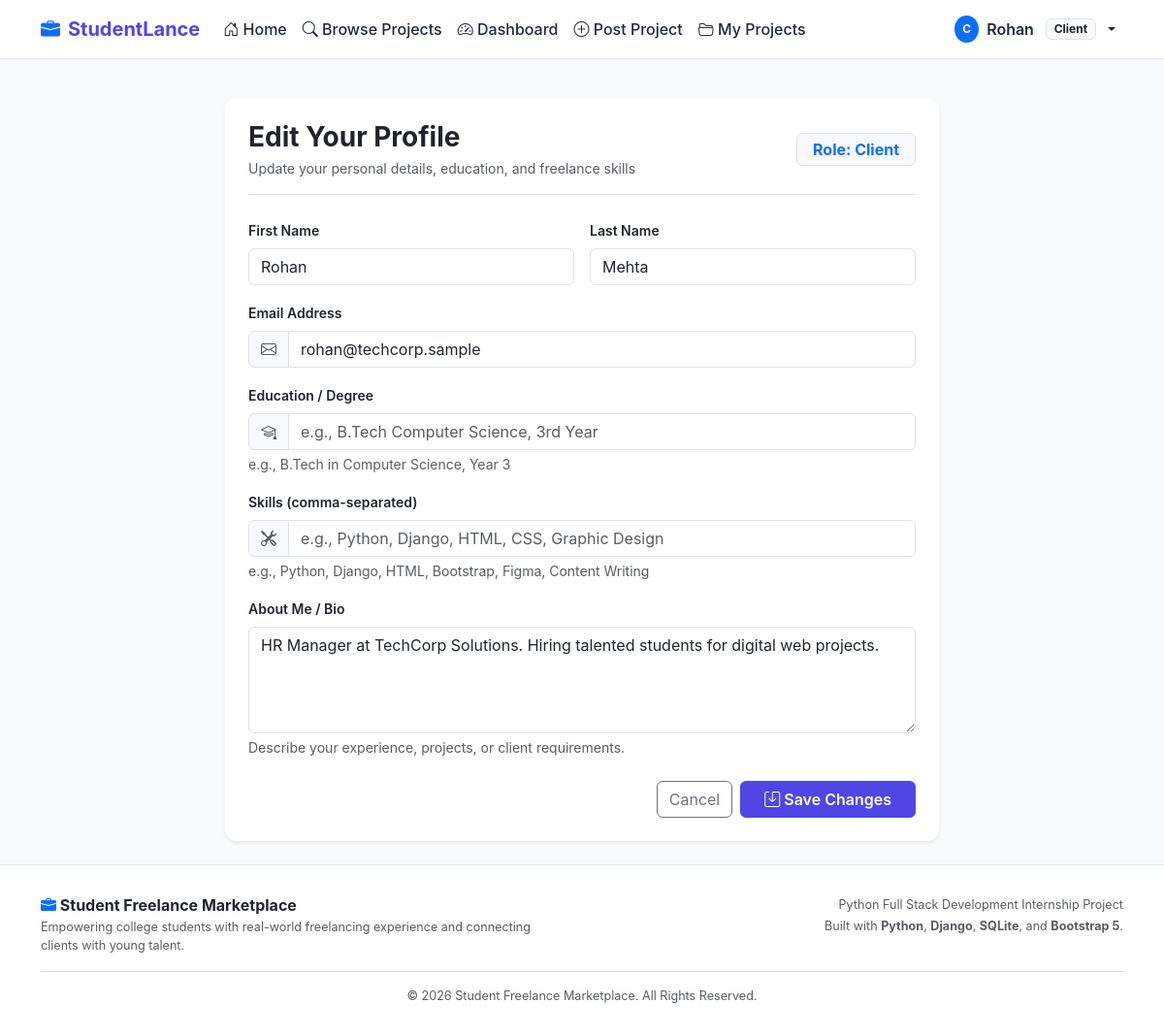
The app's page /profile/edit/ (signed in) with its own data.
### marketplace/models.py (models this page shows, shortened)
class Profile(models.Model):
    ROLE_CHOICES = [
        ('Student', 'Student'),
        ('Client', 'Client'),
    ]
    user = models.OneToOneField(User, on_delete=models.CASCADE, related_name='profile')
    role = models.CharField(max_length=20, choices=ROLE_CHOICES)
    skills = models.TextField(blank=True, help_text="Comma-separated list of skills (e.g. Python, Django, HTML, CSS)")
    bio = models.TextField(blank=True, help_text="Short biography about yourself or your company")
    education = models.CharField(max_length=200, blank=True, help_text="College/University or degree")

### marketplace/views.py (the view)
# urls.py: path('profile/edit/', views.edit_profile, name='edit_profile'),
@login_required
def edit_profile(request):
    profile, _ = Profile.objects.get_or_create(user=request.user, defaults={'role': 'Student'})
    if request.method == 'POST':
        form = ProfileEditForm(request.POST, instance=profile)
        if form.is_valid():
            request.user.first_name = form.cleaned_data['first_name']
            request.user.last_name = form.cleaned_data['last_name']
            request.user.email = form.cleaned_data['email']
            request.user.save()
            form.save()
            messages.success(request, "Your profile has been updated successfully.")
            return redirect('student_profile')
    else:
        initial_data = {
            'first_name': request.user.first_name,
            'last_name': request.user.last_name,
            'email': request.user.email,
        }
        form = ProfileEditForm(instance=profile, initial=initial_data)
    return render(request, 'marketplace/edit_profile.html', {'form': form, 'profile': profile})

### marketplace/forms.py
class ProfileEditForm(forms.ModelForm):
    first_name = forms.CharField(
        max_length=50,
        required=False,
        widget=forms.TextInput(attrs={'class': 'form-control', 'placeholder': 'First Name'})
    )
    last_name = forms.CharField(
        max_length=50,
        required=False,
        widget=forms.TextInput(attrs={'class': 'form-control', 'placeholder': 'Last Name'})
    )
    email = forms.EmailField(
        required=False,
        widget=forms.EmailInput(attrs={'class': 'form-control', 'placeholder': 'Email'})
    )
    class Meta:
        model = Profile
        fields = ['skills', 'bio', 'education']
        widgets = {
            'skills': forms.TextInput(attrs={'class': 'form-control', 'placeholder': 'e.g., Python, Django, HTML, CSS, Graphic Design'}),
            'bio': forms.Textarea(attrs={'class': 'form-control', 'rows': 4, 'placeholder': 'Brief description of yourself, your background, and your interests'}),
            'education': forms.TextInput(attrs={'class': 'form-control', 'placeholder': 'e.g., B.Tech Computer Science, 3rd Year'}),
        }

### marketplace/templates/marketplace/edit_profile.html (shortened to what this page needs)
{% extends 'marketplace/base.html' %}
{% block content %}
<div class="row justify-content-center">
    <div class="col-lg-8">
        <div class="card custom-card border-0 shadow-sm p-4 bg-white">
            <div class="d-flex justify-content-between align-items-center pb-3 border-bottom mb-4">
                <div>
                    <h3 class="fw-bold mb-1">Edit Your Profile</h3>
                    <p class="text-muted small mb-0">Update your personal details, education, and freelance skills</p>
                </div>
                <span class="badge bg-light text-primary border px-3 py-2 fs-6">
                    Role: {{ profile.role }}
                </span>
            </div>
            <form method="POST" novalidate>
                <div class="row g-3 mb-3">
                    <div class="col-md-6">
                        <label class="form-label fw-semibold small">First Name</label>
                        {{ form.first_name }}
                    </div>
                    <div class="col-md-6">
                        <label class="form-label fw-semibold small">Last Name</label>
                        {{ form.last_name }}
                    </div>
                </div>
                <div class="mb-3">
                    <label class="form-label fw-semibold small">Email Address</label>
                    <div class="input-group">
                        <span class="input-group-text bg-light text-muted"><i class="bi bi-envelope"></i></span>
                        {{ form.email }}
                    </div>
                </div>
                <div class="mb-3">
                    <label class="form-label fw-semibold small">Education / Degree</label>
                    <div class="input-group">
                        <span class="input-group-text bg-light text-muted"><i class="bi bi-mortarboard"></i></span>
                        {{ form.education }}
                    </div>
                    <div class="form-text small text-muted">e.g., B.Tech in Computer Science, Year 3</div>
                </div>
                <div class="mb-3">
                    <label class="form-label fw-semibold small">Skills (comma-separated)</label>
                    <div class="input-group">
                        <span class="input-group-text bg-light text-muted"><i class="bi bi-tools"></i></span>
                        {{ form.skills }}
                    </div>
                    <div class="form-text small text-muted">e.g., Python, Django, HTML, Bootstrap, Figma, Content Writing</div>
                </div>
                <div class="mb-4">
                    <label class="form-label fw-semibold small">About Me / Bio</label>
                    {{ form.bio }}
                    <div class="form-text small text-muted">Describe your experience, projects, or client requirements.</div>
                </div>
                <div class="d-flex justify-content-end gap-2">
                    <a href="{% url 'student_profile' %}" class="btn btn-outline-secondary">
                        Cancel
                    </a>
                    <button type="submit" class="btn btn-primary px-4 fw-semibold">
                        <i class="bi bi-save"></i> Save Changes
                    </button>
                </div>
            </form>
        </div>
    </div>
</div>
{% endblock %}

### marketplace/templates/marketplace/base.html (shortened to what this page needs)
{% load static %}
<!DOCTYPE html>
<html lang="en">
<head>
    <link href="https://cdn.jsdelivr.net/npm/bootstrap@5.3.3/dist/css/bootstrap.min.css" rel="stylesheet">
    <link href="https://cdn.jsdelivr.net/npm/bootstrap-icons@1.11.3/font/bootstrap-icons.min.css" rel="stylesheet">
    <link rel="stylesheet" href="{% static 'marketplace/css/style.css' %}">
</head>
<body>
    <nav class="navbar navbar-expand-lg navbar-custom sticky-top">
        <div class="container">
            <a class="navbar-brand" href="{% url 'home' %}">
                <i class="bi bi-briefcase-fill text-primary"></i>
                <span>StudentLance</span>
            </a>
            <div class="collapse navbar-collapse" id="navbarContent">
                <ul class="navbar-nav me-auto mb-2 mb-lg-0">
                    <li class="nav-item">
                        <a class="nav-link {% if request.resolver_match.url_name == 'home' %}active{% endif %}" href="{% url 'home' %}">
                            <i class="bi bi-house-door"></i> Home
                        </a>
                    </li>
                    <li class="nav-item">
                        <a class="nav-link {% if request.resolver_match.url_name == 'projects' %}active{% endif %}" href="{% url 'projects' %}">
                            <i class="bi bi-search"></i> Browse Projects
                        </a>
                    </li>
                    {% if user.is_authenticated %}
                        {% if user.profile.role == 'Student' %}
                            <li class="nav-item">
                                <a class="nav-link {% if request.resolver_match.url_name == 'student_dashboard' %}active{% endif %}" href="{% url 'student_dashboard' %}">
                                    <i class="bi bi-speedometer2"></i> Dashboard
                                </a>
                            </li>
                            <li class="nav-item">
                                <a class="nav-link {% if request.resolver_match.url_name == 'my_proposals' %}active{% endif %}" href="{% url 'my_proposals' %}">
                                    <i class="bi bi-file-earmark-text"></i> My Proposals
                                </a>
                            </li>
                        {% elif user.profile.role == 'Client' %}
                            <li class="nav-item">
                                <a class="nav-link {% if request.resolver_match.url_name == 'client_dashboard' %}active{% endif %}" href="{% url 'client_dashboard' %}">
                                    <i class="bi bi-speedometer2"></i> Dashboard
                                </a>
                            </li>
                            <li class="nav-item">
                                <a class="nav-link {% if request.resolver_match.url_name == 'post_project' %}active{% endif %}" href="{% url 'post_project' %}">
                                    <i class="bi bi-plus-circle"></i> Post Project
                                </a>
                            </li>
                            <li class="nav-item">
                                <a class="nav-link {% if request.resolver_match.url_name == 'my_projects' %}active{% endif %}" href="{% url 'my_projects' %}">
                                    <i class="bi bi-folder2-open"></i> My Projects
                                </a>
                            </li>
                        {% endif %}
                    {% endif %}
                </ul>
                <ul class="navbar-nav ms-auto align-items-lg-center">
                    {% if user.is_authenticated %}
                        <li class="nav-item dropdown">
                            <a class="nav-link dropdown-toggle d-flex align-items-center gap-2" href="#" id="userDropdown" role="button" data-bs-toggle="dropdown" aria-expanded="false">
                                <span class="badge bg-primary rounded-circle p-2">
                                    {{ user.username|first|upper }}
                                </span>
                                <span class="fw-semibold">{{ user.first_name|default:user.username }}</span>
                                <span class="badge bg-light text-dark border ms-1">{{ user.profile.role|default:"User" }}</span>
                            </a>
                        </li>
                    {% endif %}
                </ul>
            </div>
        </div>
    </nav>
    <main class="container my-4">
        {% block content %}{% endblock %}
    </main>
    <footer class="footer-custom mt-auto">
        <div class="container">
            <div class="row gy-3">
                <div class="col-md-6 text-center text-md-start">
                    <h6 class="fw-bold text-dark mb-1">
                        <i class="bi bi-briefcase-fill text-primary"></i> Student Freelance Marketplace
                    </h6>
                    <p class="mb-0 text-muted small">
                        Empowering college students with real-world freelancing experience and connecting clients with young talent.
                    </p>
                </div>
                <div class="col-md-6 text-center text-md-end">
                    <p class="mb-1 text-muted small">
                        Python Full Stack Development Internship Project
                    </p>
                    <p class="mb-0 text-muted small">
                        Built with <strong>Python</strong>, <strong>Django</strong>, <strong>SQLite</strong>, and <strong>Bootstrap 5</strong>.
                    </p>
                </div>
            </div>
            <hr class="my-3 opacity-25">
            <div class="text-center text-muted small">
                &copy; {% now "Y" %} Student Freelance Marketplace. All Rights Reserved.
            </div>
        </div>
    </footer>
</body>
</html>

### marketplace/static/marketplace/css/style.css (style rules this page uses)
:root { --primary-color: #4f46e5; --primary-hover: #4338ca; --primary-light: #e0e7ff; --secondary-color: #0ea5e9; --dark-text: #1e293b; --muted-text: #64748b; --body-bg: #f8fafc; --card-bg: #ffffff; --border-color: #e2e8f0; --success-color: #10b981; --warning-color: #f59e0b; --danger-color: #ef4444; }
body { font-family: -apple-system, BlinkMacSystemFont, "Segoe UI", Roboto, "Helvetica Neue", Arial, sans-serif; background-color: var(--body-bg); color: var(--dark-text); min-height: 100vh; display: flex; flex-direction: column; }
main { flex: 1; }
.navbar-custom { background-color: #ffffff; border-bottom: 1px solid var(--border-color); box-shadow: 0 1px 3px 0 rgba(0, 0, 0, 0.05); }
.navbar-brand { font-weight: 700; color: var(--primary-color) !important; display: flex; align-items: center; gap: 0.5rem; font-size: 1.25rem; }
.navbar-nav .nav-link { color: var(--dark-text); font-weight: 500; padding: 0.5rem 0.85rem; transition: color 0.2s ease; }
.custom-card { background: var(--card-bg); border: 1px solid var(--border-color); border-radius: 0.75rem; box-shadow: 0 2px 4px rgba(0, 0, 0, 0.04); transition: transform 0.2s ease, box-shadow 0.2s ease; }
.btn-primary { background-color: var(--primary-color); border-color: var(--primary-color); }
.footer-custom { background-color: #ffffff; border-top: 1px solid var(--border-color); padding: 2rem 0; margin-top: 3.5rem; color: var(--muted-text); font-size: 0.9rem; }

### marketplace/templates/marketplace/base.html (style rules this page uses)
:root { --primary-color: #4f46e5; --primary-hover: #4338ca; --primary-light: #e0e7ff; --secondary-color: #0ea5e9; --dark-text: #1e293b; --muted-text: #64748b; --body-bg: #f8fafc; --card-bg: #ffffff; --border-color: #e2e8f0; --success-color: #10b981; --warning-color: #f59e0b; --danger-color: #ef4444; }
body { font-family: -apple-system, BlinkMacSystemFont, "Segoe UI", Roboto, "Helvetica Neue", Arial, sans-serif; background-color: var(--body-bg); color: var(--dark-text); min-height: 100vh; display: flex; flex-direction: column; }
main { flex: 1; }
.navbar-custom { background-color: #ffffff; border-bottom: 1px solid var(--border-color); box-shadow: 0 1px 3px 0 rgba(0, 0, 0, 0.05); }
.navbar-brand { font-weight: 700; color: var(--primary-color) !important; display: flex; align-items: center; gap: 0.5rem; font-size: 1.25rem; }
.navbar-nav .nav-link { color: var(--dark-text); font-weight: 500; padding: 0.5rem 0.85rem; transition: color 0.2s ease; }
.custom-card { background: var(--card-bg); border: 1px solid var(--border-color); border-radius: 0.75rem; box-shadow: 0 2px 4px rgba(0, 0, 0, 0.04); transition: transform 0.2s ease, box-shadow 0.2s ease; }
.btn-primary { background-color: var(--primary-color); border-color: var(--primary-color); }
.footer-custom { background-color: #ffffff; border-top: 1px solid var(--border-color); padding: 2rem 0; margin-top: 3.5rem; color: var(--muted-text); font-size: 0.9rem; }

### records on screen
Profile: role "Client", bio "HR Manager at TechCorp Solutions. Hiring talented students for digital web projects."

### other values on screen
{{ user.username|first|upper }} "C"
{{ user.first_name|default:user.username }} "Rohan"
{{ user.profile.role|default:"User" }} "Client"
